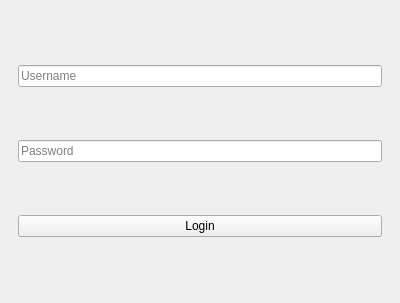
<?xml version="1.0" encoding="UTF-8"?>
<ui version="4.0">
 <class>MainWindow</class>
 <widget class="QMainWindow" name="MainWindow">
  <property name="geometry">
   <rect>
    <x>0</x>
    <y>0</y>
    <width>400</width>
    <height>303</height>
   </rect>
  </property>
  <property name="windowTitle">
   <string>Main Application</string>
  </property>
  <widget class="QWidget" name="centralwidget">
   <layout class="QVBoxLayout" name="verticalLayout">
    <item>
     <widget class="QStackedWidget" name="stackedWidget">
      <property name="currentIndex">
       <number>0</number>
      </property>
      <widget class="QWidget" name="LoginPage">
       <layout class="QVBoxLayout" name="loginLayout">
        <item>
         <widget class="QLineEdit" name="username_input">
          <property name="placeholderText">
           <string>Username</string>
          </property>
         </widget>
        </item>
        <item>
         <widget class="QLineEdit" name="password_input">
          <property name="echoMode">
           <enum>QLineEdit::Normal</enum>
          </property>
          <property name="placeholderText">
           <string>Password</string>
          </property>
         </widget>
        </item>
        <item>
         <widget class="QPushButton" name="login_button">
          <property name="text">
           <string>Login</string>
          </property>
         </widget>
        </item>
       </layout>
      </widget>
      <widget class="QWidget" name="CurrencyConverter">
       <layout class="QVBoxLayout" name="converterLayout">
        <item>
         <widget class="QLineEdit" name="amount_input">
          <property name="placeholderText">
           <string>Enter amount</string>
          </property>
         </widget>
        </item>
        <item>
         <widget class="QLabel" name="from_currency_label">
          <property name="text">
           <string>From Currency:</string>
          </property>
         </widget>
        </item>
        <item>
         <widget class="QComboBox" name="from_currency"/>
        </item>
        <item>
         <widget class="QLabel" name="to_currency_label">
          <property name="text">
           <string>To Currency:</string>
          </property>
         </widget>
        </item>
        <item>
         <widget class="QComboBox" name="to_currency"/>
        </item>
        <item>
         <widget class="QLabel" name="result_label">
          <property name="text">
           <string>Result: </string>
          </property>
         </widget>
        </item>
        <item>
         <widget class="QPushButton" name="convert_button">
          <property name="text">
           <string>Convert</string>
          </property>
         </widget>
        </item>
        <item>
         <widget class="QPushButton" name="clear_button">
          <property name="text">
           <string>Clear</string>
          </property>
         </widget>
        </item>
        <item>
         <widget class="QPushButton" name="logout_button">
          <property name="text">
           <string>Logout</string>
          </property>
         </widget>
        </item>
       </layout>
      </widget>
     </widget>
    </item>
   </layout>
  </widget>
 </widget>
 <resources/>
 <connections/>
</ui>
